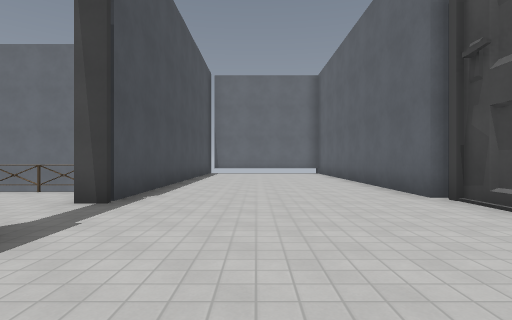
View 1 (above)

19 first-person views from a walk through a level from a Godot 3-D game. The camera is 1.3 m above the floor, looks level and sees 80° across. The floor is counted in squares, 2 m on a side. Each view is taken from the middle of a square. On the plan, view 1 faces up. The plan holds only what a view shows up to about 10 squares ahead; the rest is blank. The place goes on beyond the plan. Flat picture figures and markers are left out. Characters and animated objects are not drawn. Surface patterns are stand-ins for the level's own textures.

View 2
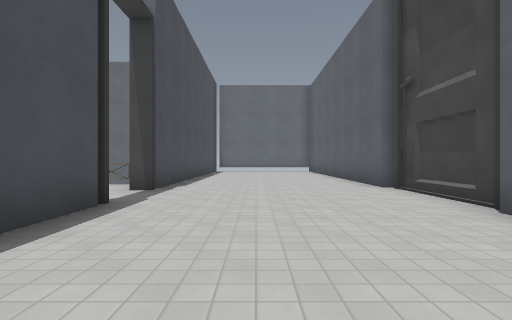

View 3
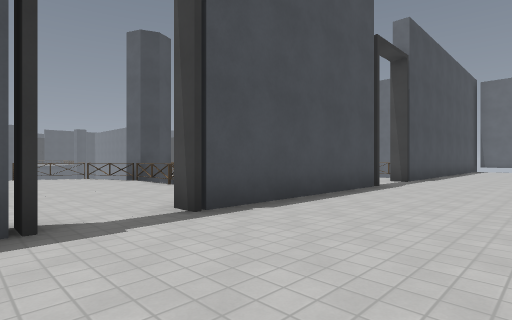

View 4
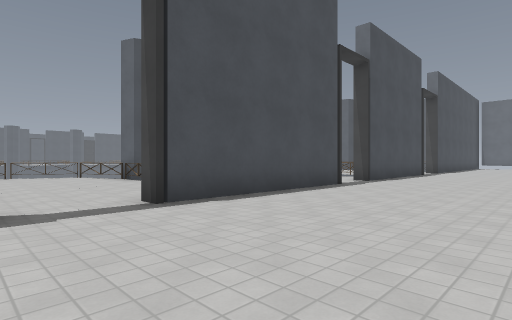

View 5
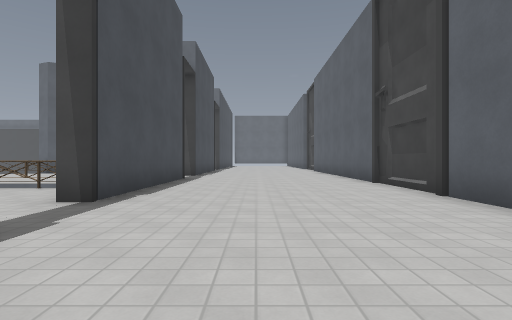

View 6
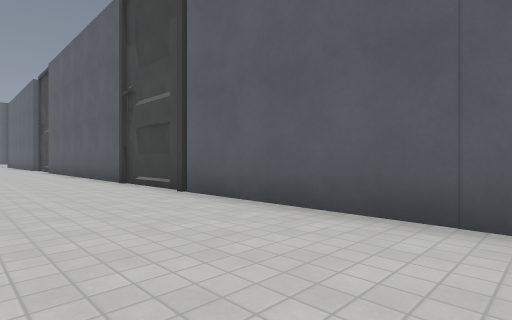

View 7
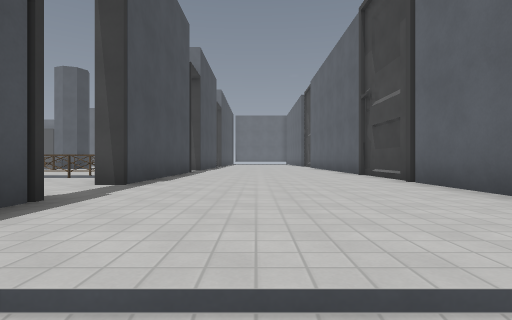

View 8
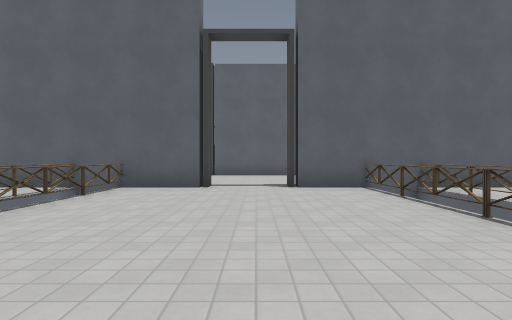

View 9
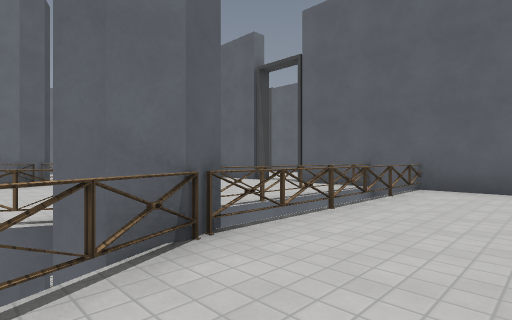

View 10
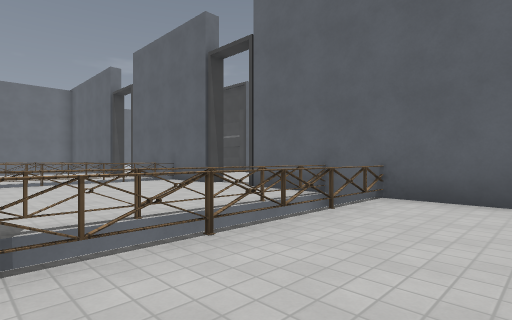

View 11
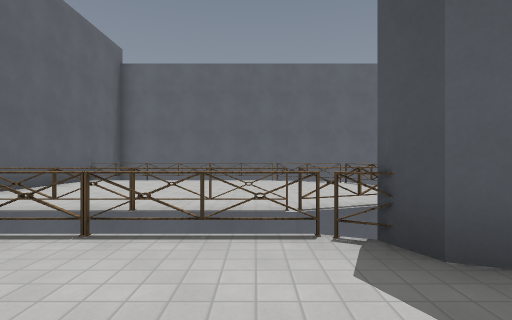

View 12
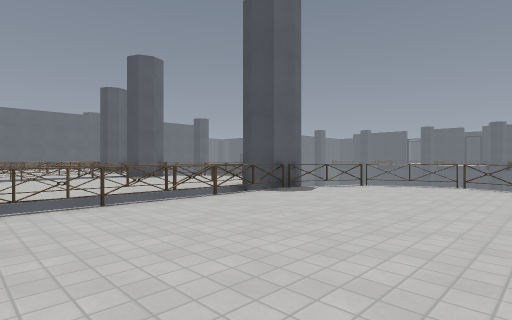

View 13
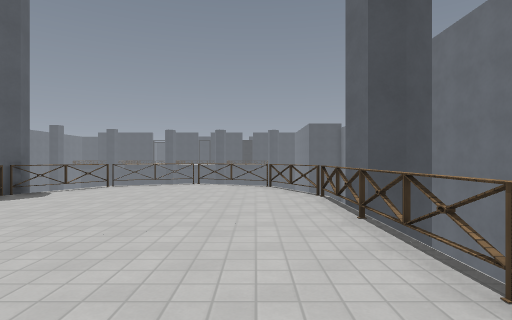

View 14
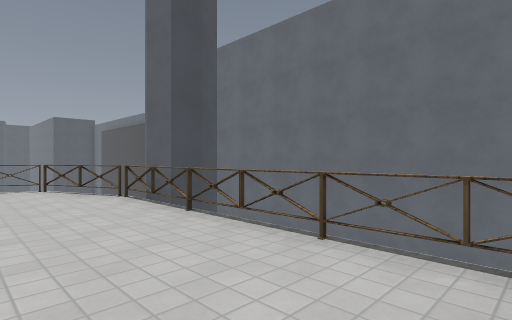

View 15
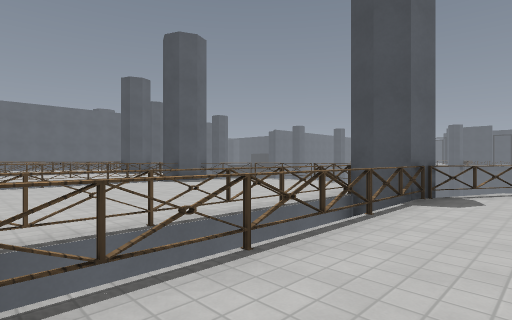

View 16
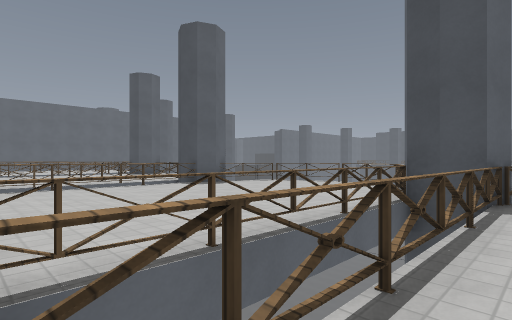

View 17
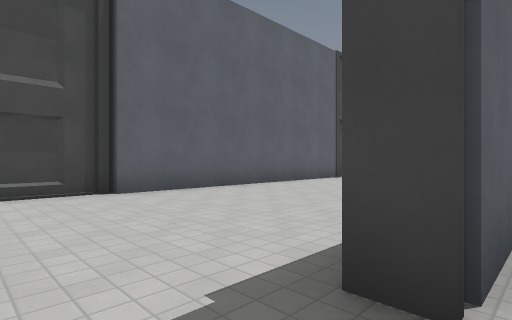

View 18
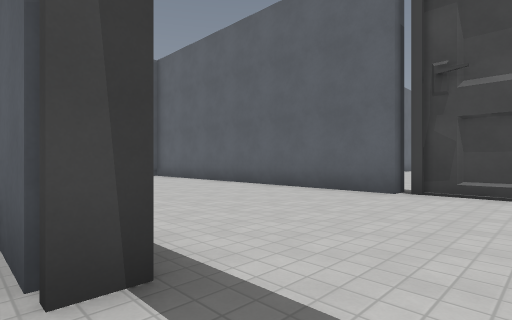

View 19
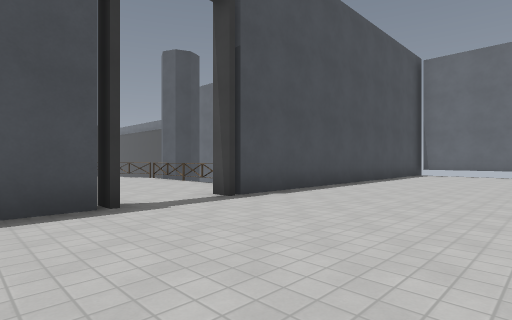

### Floor plan
Points are (right, up) in squares from view 1. A wall is a line through its corners. A room is listed if a view was taken in it or the views show most of it. See-through windows are left out.
Room 1 (views 1, 2, 3, 4, 5, 6, 7, 19)
walls: (-2.2, -1.4) (-2.2, -2.9); (-2.2, -4.4) (-2.2, -9.7); (3, 1.7) (3.5, 1.7); (-2.2, 2.6) (-2.2, -0.4); (3.3, 2) (3.3, 4.9); (3.6, 5.2) (3, 5.2) (3, 11.1); (-2.2, -11.8) (-2.2, -12.4); (3, -13.7) (3, 2.1); (-2.2, 10.9) (-2.2, 4.6)
ways out: opening at (-2.5, -1) to room 2; opening at (-2, -10.5) to room 2; opening at (-2, -3.5) to room 2; opening at (-2, 3.5) to room 2
objects: fence (-3, -15)
Room 2 (views 8, 9, 10, 11, 12, 13, 14, 15, 16, 17, 18)
walls: (-9.5, 0.2) (-8.9, 0.5) (-8.3, 0.3); (-9.3, -6.6) (-8.7, -6.4) (-8.1, -6.6) (-7.9, -7.1); (-9.2, -7.6) (-9.4, -7.1); (-2.2, -2.9) (-2.7, -2.9) (-2.7, -1.6); (-2.2, -0.4) (-2.2, -1.4); (-2.7, 1.1) (-2.7, 2.6) (-2.2, 2.6); (-2.1, -4.6) (-2.7, -4.6); (-2.1, 2.5) (-2.8, 2.5); (-2.2, 4.6) (-2.7, 4.6) (-2.7, 5.4); (-7.8, 7.5) (-8.1, 6.9) (-8.6, 6.7) (-9.2, 6.9); (-2.2, -9.7) (-2.7, -9.7) (-2.7, -4.4); (-2.2, -9.9) (-2.7, -9.9); (-9.2, -13) (-9, -13.5); (-2.7, -14.5) (-2.7, -11.8) (-2.2, -11.8); (-3.6, 11.1) (-13, 11.1)
ways out: opening at (-2.5, -1) to room 1; opening at (-2, -10.5) to room 1; opening at (-2, -3.5) to room 1; opening at (-2, 3.5) to room 1; gap at (-9, -14); gap at (-8, 7)
objects: fence (-11, -5); fence (-11, -2); fence (-11, 2) to (-11, 3); fence (-11, 4); fence (-10, -13); fence (-10, -6); fence (-10, 1); fence (-10, 6) to (-9, 6); fence (-9, -15); fence (-9, -8); other object (-9, -1); fence (-8, -14) to (-7, -14); fence (-8, -1) to (-7, -1); fence (-8, 0) to (-7, 0); fence (-7, -15); fence (-7, -8); fence (-7, -7); fence (-7, 6); fence (-6, -14) to (-5, -14); fence (-6, -7) to (-5, -7); fence (-6, -1) to (-5, -1); fence (-6, 0) to (-5, 0); fence (-5, -15); fence (-5, -8); fence (-5, 6); fence (-4, -14); fence (-4, -7); fence (-4, -1) to (-3, -1); fence (-4, 0); fence (-3, -8); fence (-3, 6)

Where each view was taken, in squares from view 1:
view 1: 0 up, 0 right, facing up
view 2: 2 down, 0 right, facing up
view 3: 5 down, 1 right, facing up-left
view 4: 12 down, 2 right, facing up-left
view 5: 14 down, 0 right, facing up
view 6: 14 down, 0 right, facing up-right
view 7: 15 down, 0 right, facing up
view 8: 11 down, 10 left, facing right
view 9: 10 down, 10 left, facing up-right
view 10: 10 down, 8 left, facing up-right
view 11: 11 down, 8 left, facing down
view 12: 5 up, 3 left, facing down-left
view 13: 5 up, 3 left, facing left
view 14: 4 up, 3 left, facing up-left
view 15: 2 up, 3 left, facing down-left
view 16: 1 up, 3 left, facing down-left
view 17: 4 up, 3 left, facing down-right
view 18: 3 up, 3 left, facing up-right
view 19: 1 up, 2 right, facing up-left
